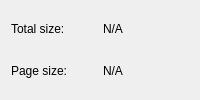
<?xml version="1.0" encoding="UTF-8"?>
<ui version="4.0">
 <class>MemoryInfoView</class>
 <widget class="QWidget" name="MemoryInfoView">
  <property name="windowTitle">
   <string>Form</string>
  </property>
  <layout class="QGridLayout" name="gridLayout">
   <item row="0" column="0">
    <widget class="QLabel" name="lblTotalSize">
     <property name="text">
      <string>Total size:</string>
     </property>
    </widget>
   </item>
   <item row="0" column="1">
    <widget class="QLabel" name="lblTotalSizeValue">
     <property name="text">
      <string>N/A</string>
     </property>
    </widget>
   </item>
   <item row="1" column="0">
    <widget class="QLabel" name="lblPageSize">
     <property name="text">
      <string>Page size:</string>
     </property>
    </widget>
   </item>
   <item row="1" column="1">
    <widget class="QLabel" name="lblPageSizeValue">
     <property name="text">
      <string>N/A</string>
     </property>
    </widget>
   </item>
  </layout>
 </widget>
 <resources/>
 <connections/>
</ui>
